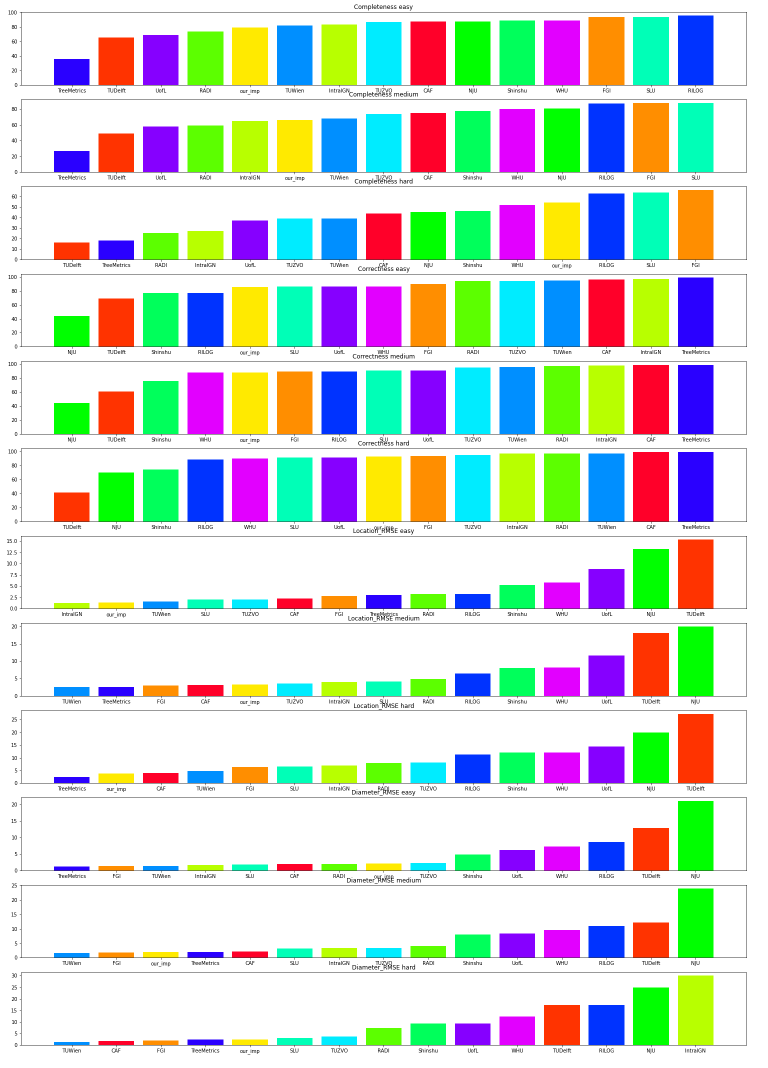
#> input picture metrics.png, 1536 x 2136 px (shown at 1/2 size)
$ python -i CameraStuff.py   (imports and definitions only)
#> lines starting #> are read from the running program, lines starting #| are printed output that depends on the picture
import sys
import cv2
import numpy as np
import os

# [23 lines left out: function showim, not called in this run]

def showimKey(image,size=(1820,980),timing = 0):
    k = -1
    if type(image) is list:
        if len(image[0].shape) == 3:
            h,w,_ = image[0].shape
            newimages = [image[0]]
        else:
            h,w = image[0].shape
            newimages = [GRAY3Channels(image[0])]

        for i in image[1:]:
            if len(i.shape) == 3:
                newimages.append(cv2.resize(i,(w,h)))
            else:
                newimages.append(cv2.resize(GRAY3Channels(i),(w,h)))

        image = np.hstack(newimages)

    if size is not None:
        image = cv2.resize(image.copy(),size)
    cv2.imshow('',image)
    k = cv2.waitKey(timing)
    return k


# [28 lines left out: functions ROIim, BGR2GRAY, RGBSwap, GRAY3Channels, not called in this run]


class AutoGui:
    def nothing(self,x):
        pass

    # [38 lines left out: function __init__, not called in this run]

    def makebars(self):
        for i,n,g in zip(self.myvariables,self.initialvalues,self.maxvalues):
            cv2.createTrackbar(str(i),self.FinalWindowName,n,g,self.nothing)

    # [5 lines left out: function getbars, not called in this run]

    def close(self):
        cv2.destroyWindow(self.FinalWindowName)

>>> import cv2
>>> picture = cv2.imread('../metrics.png')
#> picture is the input picture: shape (2136, 1536, 3); mean B, G, R 209.8, 216.9, 207.6
>>> result = showimKey(picture)
#> in showimKey, `image = cv2.resize(image.copy(),size)`:
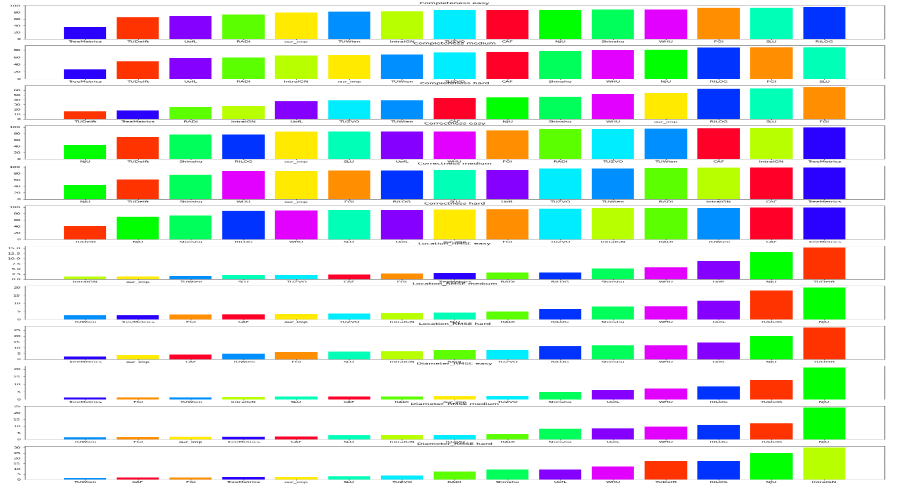
#> image: shape (980, 1820, 3) (shown at 1/2 size); mean of channels 0, 1, 2 210.1, 217.1, 207.9; drawn as B, G, R
#> (key Esc is pressed here)
#> result = 27
